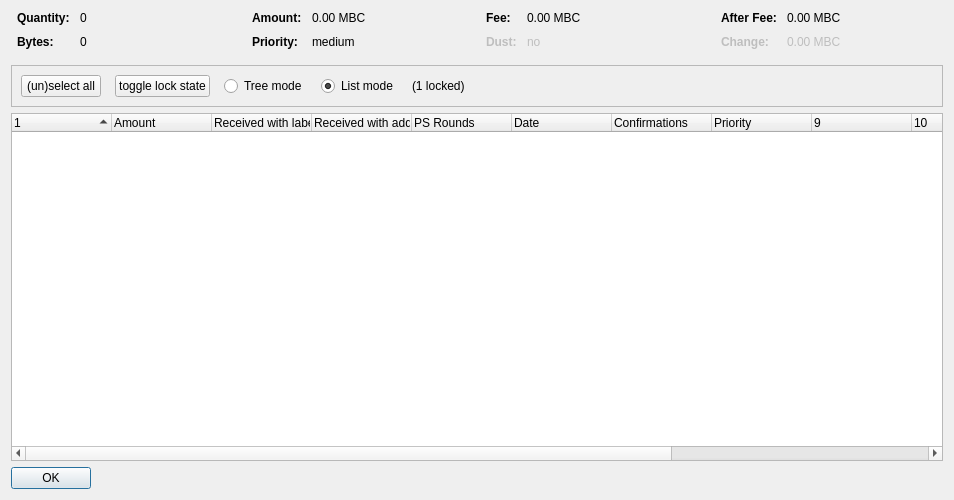
<?xml version="1.0" encoding="UTF-8"?>
<ui version="4.0">
 <class>CoinControlDialog</class>
 <widget class="QDialog" name="CoinControlDialog">
  <property name="geometry">
   <rect>
    <x>0</x>
    <y>0</y>
    <width>954</width>
    <height>500</height>
   </rect>
  </property>
  <property name="windowTitle">
   <string>Coin Selection</string>
  </property>
  <layout class="QVBoxLayout" name="verticalLayout">
   <item>
    <layout class="QHBoxLayout" name="horizontalLayoutTop" stretch="0,0,0,0">
     <property name="topMargin">
      <number>0</number>
     </property>
     <property name="bottomMargin">
      <number>10</number>
     </property>
     <item>
      <layout class="QFormLayout" name="formLayoutCoinControl1">
       <property name="horizontalSpacing">
        <number>10</number>
       </property>
       <property name="verticalSpacing">
        <number>10</number>
       </property>
       <property name="leftMargin">
        <number>6</number>
       </property>
       <property name="rightMargin">
        <number>6</number>
       </property>
       <item row="0" column="0">
        <widget class="QLabel" name="labelCoinControlQuantityText">
         <property name="font">
          <font>
           <weight>75</weight>
           <bold>true</bold>
          </font>
         </property>
         <property name="text">
          <string>Quantity:</string>
         </property>
        </widget>
       </item>
       <item row="0" column="1">
        <widget class="QLabel" name="labelCoinControlQuantity">
         <property name="cursor">
          <cursorShape>IBeamCursor</cursorShape>
         </property>
         <property name="contextMenuPolicy">
          <enum>Qt::ActionsContextMenu</enum>
         </property>
         <property name="text">
          <string notr="true">0</string>
         </property>
         <property name="textInteractionFlags">
          <set>Qt::LinksAccessibleByMouse|Qt::TextSelectableByKeyboard|Qt::TextSelectableByMouse</set>
         </property>
        </widget>
       </item>
       <item row="1" column="0">
        <widget class="QLabel" name="labelCoinControlBytesText">
         <property name="font">
          <font>
           <weight>75</weight>
           <bold>true</bold>
          </font>
         </property>
         <property name="text">
          <string>Bytes:</string>
         </property>
        </widget>
       </item>
       <item row="1" column="1">
        <widget class="QLabel" name="labelCoinControlBytes">
         <property name="cursor">
          <cursorShape>IBeamCursor</cursorShape>
         </property>
         <property name="contextMenuPolicy">
          <enum>Qt::ActionsContextMenu</enum>
         </property>
         <property name="text">
          <string notr="true">0</string>
         </property>
         <property name="textInteractionFlags">
          <set>Qt::LinksAccessibleByMouse|Qt::TextSelectableByKeyboard|Qt::TextSelectableByMouse</set>
         </property>
        </widget>
       </item>
      </layout>
     </item>
     <item>
      <layout class="QFormLayout" name="formLayoutCoinControl2">
       <property name="horizontalSpacing">
        <number>10</number>
       </property>
       <property name="verticalSpacing">
        <number>10</number>
       </property>
       <property name="leftMargin">
        <number>6</number>
       </property>
       <property name="rightMargin">
        <number>6</number>
       </property>
       <item row="0" column="0">
        <widget class="QLabel" name="labelCoinControlAmountText">
         <property name="font">
          <font>
           <weight>75</weight>
           <bold>true</bold>
          </font>
         </property>
         <property name="text">
          <string>Amount:</string>
         </property>
        </widget>
       </item>
       <item row="0" column="1">
        <widget class="QLabel" name="labelCoinControlAmount">
         <property name="cursor">
          <cursorShape>IBeamCursor</cursorShape>
         </property>
         <property name="contextMenuPolicy">
          <enum>Qt::ActionsContextMenu</enum>
         </property>
         <property name="text">
          <string notr="true">0.00 MBC</string>
         </property>
         <property name="textInteractionFlags">
          <set>Qt::LinksAccessibleByMouse|Qt::TextSelectableByKeyboard|Qt::TextSelectableByMouse</set>
         </property>
        </widget>
       </item>
       <item row="1" column="0">
        <widget class="QLabel" name="labelCoinControlPriorityText">
         <property name="font">
          <font>
           <weight>75</weight>
           <bold>true</bold>
          </font>
         </property>
         <property name="text">
          <string>Priority:</string>
         </property>
        </widget>
       </item>
       <item row="1" column="1">
        <widget class="QLabel" name="labelCoinControlPriority">
         <property name="cursor">
          <cursorShape>IBeamCursor</cursorShape>
         </property>
         <property name="contextMenuPolicy">
          <enum>Qt::ActionsContextMenu</enum>
         </property>
         <property name="text">
          <string>medium</string>
         </property>
         <property name="textInteractionFlags">
          <set>Qt::LinksAccessibleByMouse|Qt::TextSelectableByKeyboard|Qt::TextSelectableByMouse</set>
         </property>
        </widget>
       </item>
      </layout>
     </item>
     <item>
      <layout class="QFormLayout" name="formLayoutCoinControl3">
       <property name="horizontalSpacing">
        <number>10</number>
       </property>
       <property name="verticalSpacing">
        <number>10</number>
       </property>
       <property name="leftMargin">
        <number>6</number>
       </property>
       <property name="rightMargin">
        <number>6</number>
       </property>
       <item row="0" column="0">
        <widget class="QLabel" name="labelCoinControlFeeText">
         <property name="font">
          <font>
           <weight>75</weight>
           <bold>true</bold>
          </font>
         </property>
         <property name="text">
          <string>Fee:</string>
         </property>
        </widget>
       </item>
       <item row="0" column="1">
        <widget class="QLabel" name="labelCoinControlFee">
         <property name="cursor">
          <cursorShape>IBeamCursor</cursorShape>
         </property>
         <property name="contextMenuPolicy">
          <enum>Qt::ActionsContextMenu</enum>
         </property>
         <property name="text">
          <string notr="true">0.00 MBC</string>
         </property>
         <property name="textInteractionFlags">
          <set>Qt::LinksAccessibleByMouse|Qt::TextSelectableByKeyboard|Qt::TextSelectableByMouse</set>
         </property>
        </widget>
       </item>
       <item row="1" column="0">
        <widget class="QLabel" name="labelCoinControlLowOutputText">
         <property name="enabled">
          <bool>false</bool>
         </property>
         <property name="font">
          <font>
           <weight>75</weight>
           <bold>true</bold>
          </font>
         </property>
         <property name="text">
          <string>Dust:</string>
         </property>
        </widget>
       </item>
       <item row="1" column="1">
        <widget class="QLabel" name="labelCoinControlLowOutput">
         <property name="enabled">
          <bool>false</bool>
         </property>
         <property name="cursor">
          <cursorShape>IBeamCursor</cursorShape>
         </property>
         <property name="contextMenuPolicy">
          <enum>Qt::ActionsContextMenu</enum>
         </property>
         <property name="text">
          <string>no</string>
         </property>
         <property name="textInteractionFlags">
          <set>Qt::LinksAccessibleByMouse|Qt::TextSelectableByKeyboard|Qt::TextSelectableByMouse</set>
         </property>
        </widget>
       </item>
      </layout>
     </item>
     <item>
      <layout class="QFormLayout" name="formLayoutCoinControl4">
       <property name="horizontalSpacing">
        <number>10</number>
       </property>
       <property name="verticalSpacing">
        <number>10</number>
       </property>
       <property name="leftMargin">
        <number>6</number>
       </property>
       <property name="rightMargin">
        <number>6</number>
       </property>
       <item row="0" column="0">
        <widget class="QLabel" name="labelCoinControlAfterFeeText">
         <property name="font">
          <font>
           <weight>75</weight>
           <bold>true</bold>
          </font>
         </property>
         <property name="text">
          <string>After Fee:</string>
         </property>
        </widget>
       </item>
       <item row="0" column="1">
        <widget class="QLabel" name="labelCoinControlAfterFee">
         <property name="cursor">
          <cursorShape>IBeamCursor</cursorShape>
         </property>
         <property name="contextMenuPolicy">
          <enum>Qt::ActionsContextMenu</enum>
         </property>
         <property name="text">
          <string notr="true">0.00 MBC</string>
         </property>
         <property name="textInteractionFlags">
          <set>Qt::LinksAccessibleByMouse|Qt::TextSelectableByKeyboard|Qt::TextSelectableByMouse</set>
         </property>
        </widget>
       </item>
       <item row="1" column="0">
        <widget class="QLabel" name="labelCoinControlChangeText">
         <property name="enabled">
          <bool>false</bool>
         </property>
         <property name="font">
          <font>
           <weight>75</weight>
           <bold>true</bold>
          </font>
         </property>
         <property name="text">
          <string>Change:</string>
         </property>
        </widget>
       </item>
       <item row="1" column="1">
        <widget class="QLabel" name="labelCoinControlChange">
         <property name="enabled">
          <bool>false</bool>
         </property>
         <property name="cursor">
          <cursorShape>IBeamCursor</cursorShape>
         </property>
         <property name="contextMenuPolicy">
          <enum>Qt::ActionsContextMenu</enum>
         </property>
         <property name="text">
          <string notr="true">0.00 MBC</string>
         </property>
         <property name="textInteractionFlags">
          <set>Qt::LinksAccessibleByMouse|Qt::TextSelectableByKeyboard|Qt::TextSelectableByMouse</set>
         </property>
        </widget>
       </item>
      </layout>
     </item>
    </layout>
   </item>
   <item>
    <widget class="QFrame" name="frame">
     <property name="minimumSize">
      <size>
       <width>0</width>
       <height>40</height>
      </size>
     </property>
     <property name="frameShape">
      <enum>QFrame::StyledPanel</enum>
     </property>
     <property name="frameShadow">
      <enum>QFrame::Sunken</enum>
     </property>
     <layout class="QHBoxLayout" name="horizontalLayout">
      <item>
       <layout class="QHBoxLayout" name="horizontalLayoutPanel" stretch="0,0,0,0,0,0">
        <property name="spacing">
         <number>14</number>
        </property>
        <item>
         <widget class="QPushButton" name="pushButtonSelectAll">
          <property name="sizePolicy">
           <sizepolicy hsizetype="Maximum" vsizetype="Fixed">
            <horstretch>0</horstretch>
            <verstretch>0</verstretch>
           </sizepolicy>
          </property>
          <property name="text">
           <string>(un)select all</string>
          </property>
          <property name="autoDefault">
           <bool>false</bool>
          </property>
         </widget>
        </item>
        <item>
         <widget class="QPushButton" name="pushButtonToggleLock">
          <property name="sizePolicy">
           <sizepolicy hsizetype="Maximum" vsizetype="Fixed">
            <horstretch>0</horstretch>
            <verstretch>0</verstretch>
           </sizepolicy>
          </property>
          <property name="text">
           <string>toggle lock state</string>
          </property>
          <property name="autoDefault">
           <bool>false</bool>
          </property>
         </widget>
        </item>
        <item>
         <widget class="QRadioButton" name="radioTreeMode">
          <property name="sizePolicy">
           <sizepolicy hsizetype="Maximum" vsizetype="Fixed">
            <horstretch>0</horstretch>
            <verstretch>0</verstretch>
           </sizepolicy>
          </property>
          <property name="text">
           <string>Tree mode</string>
          </property>
         </widget>
        </item>
        <item>
         <widget class="QRadioButton" name="radioListMode">
          <property name="sizePolicy">
           <sizepolicy hsizetype="Maximum" vsizetype="Fixed">
            <horstretch>0</horstretch>
            <verstretch>0</verstretch>
           </sizepolicy>
          </property>
          <property name="text">
           <string>List mode</string>
          </property>
          <property name="checked">
           <bool>true</bool>
          </property>
         </widget>
        </item>
        <item>
         <widget class="QLabel" name="labelLocked">
          <property name="text">
           <string>(1 locked)</string>
          </property>
         </widget>
        </item>
        <item>
         <spacer name="horizontalSpacer">
          <property name="orientation">
           <enum>Qt::Horizontal</enum>
          </property>
          <property name="sizeHint" stdset="0">
           <size>
            <width>40</width>
            <height>20</height>
           </size>
          </property>
         </spacer>
        </item>
       </layout>
      </item>
     </layout>
    </widget>
   </item>
   <item>
    <widget class="CoinControlTreeWidget" name="treeWidget">
     <property name="contextMenuPolicy">
      <enum>Qt::CustomContextMenu</enum>
     </property>
     <property name="sortingEnabled">
      <bool>false</bool>
     </property>
     <property name="columnCount">
      <number>13</number>
     </property>
     <attribute name="headerShowSortIndicator" stdset="0">
      <bool>true</bool>
     </attribute>
     <attribute name="headerStretchLastSection">
      <bool>false</bool>
     </attribute>
     <column>
      <property name="text">
       <string/>
      </property>
     </column>
     <column>
      <property name="text">
       <string>Amount</string>
      </property>
     </column>
     <column>
      <property name="text">
       <string>Received with label</string>
      </property>
     </column>
     <column>
      <property name="text">
       <string>Received with address</string>
      </property>
     </column>
     <column>
      <property name="text">
       <string>PS Rounds</string>
      </property>
     </column>
     <column>
      <property name="text">
       <string>Date</string>
      </property>
     </column>
     <column>
      <property name="text">
       <string>Confirmations</string>
      </property>
      <property name="toolTip">
       <string>Confirmed</string>
      </property>
     </column>
     <column>
      <property name="text">
       <string>Priority</string>
      </property>
     </column>
     <column>
      <property name="text">
       <string/>
      </property>
     </column>
     <column>
      <property name="text">
       <string/>
      </property>
     </column>
     <column>
      <property name="text">
       <string/>
      </property>
     </column>
     <column>
      <property name="text">
       <string/>
      </property>
     </column>
     <column>
      <property name="text">
       <string/>
      </property>
     </column>
    </widget>
   </item>
   <item>
    <widget class="QDialogButtonBox" name="buttonBox">
     <property name="sizePolicy">
      <sizepolicy hsizetype="Maximum" vsizetype="Fixed">
       <horstretch>0</horstretch>
       <verstretch>0</verstretch>
      </sizepolicy>
     </property>
     <property name="orientation">
      <enum>Qt::Horizontal</enum>
     </property>
     <property name="standardButtons">
      <set>QDialogButtonBox::Ok</set>
     </property>
    </widget>
   </item>
  </layout>
 </widget>
 <customwidgets>
  <customwidget>
   <class>CoinControlTreeWidget</class>
   <extends>QTreeWidget</extends>
   <header>coincontroltreewidget.h</header>
  </customwidget>
 </customwidgets>
 <resources/>
 <connections/>
</ui>
